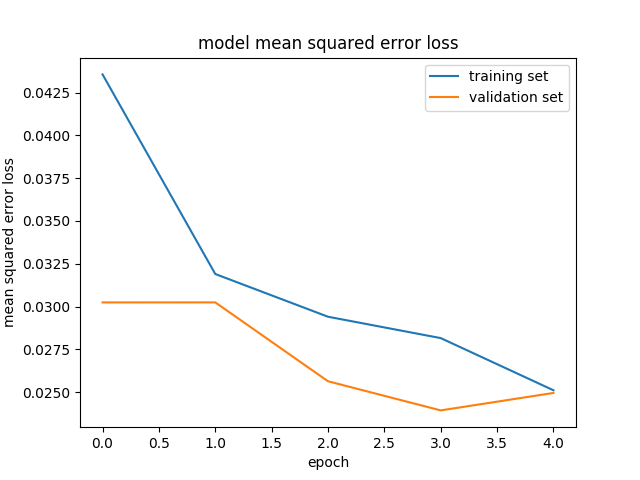

Reproduce this figure in Python.
import csv
import cv2
import numpy as np
from sklearn.utils import shuffle


lines = []
with open('/home/carnd/udacity/data/driving_log.csv') as csvfile:
    reader = csv.reader(csvfile)
    # ignore the header
    next(reader,None)
    for line in reader:
        lines.append(line)

from sklearn.model_selection import train_test_split
train_samples, validation_samples = train_test_split(lines, test_size=0.2)


def generator(samples, batch_size=32):
    num_samples = len(samples)
    while 1:
        shuffle(samples)
        for offset in range(0, num_samples, batch_size):
            batch_samples = samples[offset:offset+batch_size]

            images = []
            angles = []
            for batch_sample in batch_samples:
                for i in range(3):
                    source_path = batch_sample[i]
                    filename = source_path.split('/')[-1]
                    current_path = '/home/carnd/udacity/data/IMG/' + filename
                    image = cv2.imread(current_path)
                    images.append(image)
            #consider steering angle as measurement
                correction = 0.28
                angle = float(batch_sample[3])
                angles.append(angle)
                angles.append(angle+correction)
                angles.append(angle-correction)

            augmented_images, augmented_angles = [], []
            for image_new, angle_new in zip(images, angles):
                augmented_images.append(image_new)
                augmented_angles.append(angle_new)
                augmented_images.append(cv2.flip(image_new,1))
                augmented_angles.append(angle_new * (-1))

            yield shuffle(np.array(augmented_images), np.array(augmented_angles))


from keras.models import Sequential, Model
from keras.layers import Flatten, Dense, Lambda, Dropout
from keras.layers import Convolution2D, Cropping2D
import matplotlib
matplotlib.use('agg')
import matplotlib.pyplot as plt
from keras import backend as K



model = Sequential()
model.add(Lambda(lambda x: (x / 255.0) - 0.5, input_shape=(160,320,3)))
model.add(Cropping2D(cropping=((70,25),(0,0))))
model.add(Convolution2D(24,5,5,subsample=(2,2),activation="relu"))
model.add(Convolution2D(36,5,5,subsample=(2,2),activation="relu"))
model.add(Convolution2D(48,5,5,subsample=(2,2),activation="relu"))
model.add(Convolution2D(64,3,3,activation="relu"))
model.add(Convolution2D(64,3,3,activation="relu"))
#model.add(Dropout(0.25))
model.add(Flatten())
model.add(Dense(100))
model.add(Dense(50))
model.add(Dense(10))
model.add(Dense(1))


train_generator = generator(train_samples, batch_size=32)
validation_generator = generator(validation_samples, batch_size=32)

model.compile(loss='mse', optimizer='adam')

#from keras.models imort Model
history_object = model.fit_generator(train_generator, samples_per_epoch=len(train_samples), validation_data=validation_generator,nb_val_samples=len(validation_samples), nb_epoch=5, verbose=1)


model.save('model.h5')
print(history_object.history.keys())


plt.plot(history_object.history['loss'])
plt.plot(history_object.history['val_loss'])
plt.title('model mean squared error loss')
plt.ylabel('mean squared error loss')
plt.xlabel('epoch')
plt.legend(['training set', 'validation set'], loc='upper right')
plt.show()
plt.savefig('model.png')
K.clear_session()

